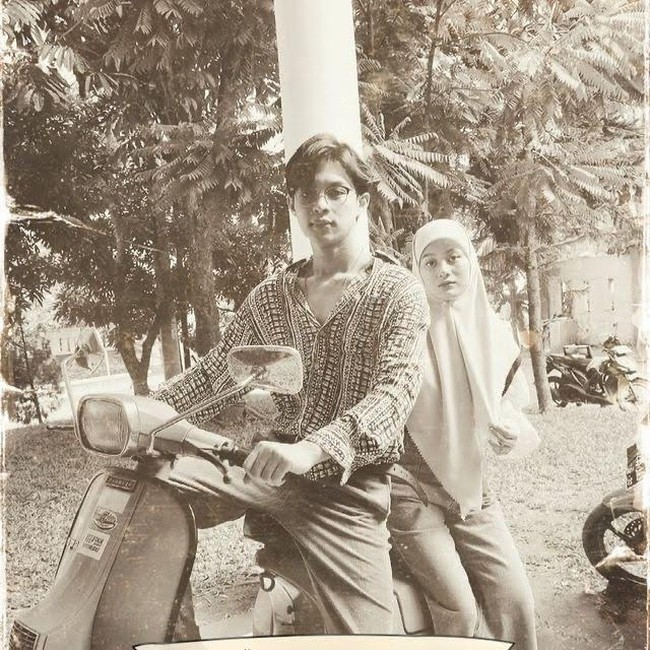
#> input picture tugas foto citra digital/img-2.jpeg, 650 x 650 px
$ jupyter execute tugas.ipynb
#> lines starting #> are read from the running program, lines starting #| are printed output that depends on the picture
[cell 1]
import cv2
import numpy as np

[cell 2]
# ===== METODE 1 : Color Balance (menghilangkan warna sepia/jadul) =====
img = cv2.imread("img-2.jpeg")# baca gambar dari direktori
#> img is the input picture: shape (650, 650, 3); mean B, G, R 138.9, 155.1, 167.6
img_rgb = cv2.cvtColor(img, cv2.COLOR_BGR2RGB)      # konversi BGR → RGB

[cell 3]
# normalisasi warna biar tiap channel R,G,B lebih seimbang
balanced = cv2.normalize(img_rgb, None, 0, 255, cv2.NORM_MINMAX)

[cell 4]
# ===== METODE 2 : Modern Sharpening =====
kernel = np.array([[0, -1, 0],
                   [-1, 5, -1],
                   [0, -1, 0]])                     # kernel tajam model modern

sharpened = cv2.filter2D(balanced, -1, kernel)      # apply kernel
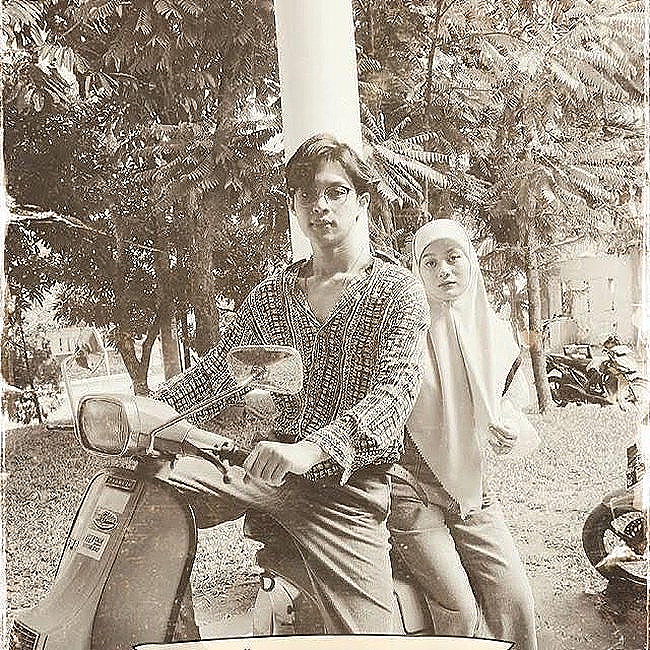
#> sharpened: shape (650, 650, 3); mean R, G, B 162.4, 151.6, 137.7

[cell 5]
# balik lagi ke BGR biar bisa disimpan oleh OpenCV
final_img = cv2.cvtColor(sharpened, cv2.COLOR_RGB2BGR)
